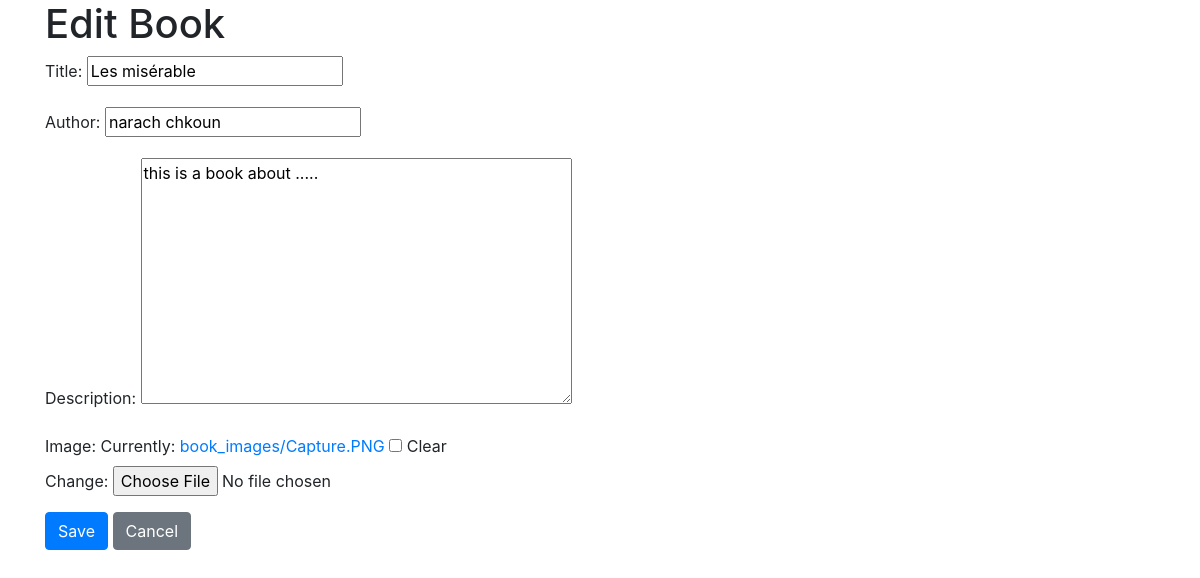
Page /edit/1/ on the committed database.
### books/models.py (models this page shows, shortened)
class Book(models.Model):
    title = models.CharField(max_length=200)
    author = models.CharField(max_length=100)
    description = models.TextField()
    image = models.ImageField(upload_to='book_images/', blank=True, null=True)

### books/views.py (the view)
# urls.py: path('edit/<int:pk>/', views.edit_book, name='edit-book'),
def edit_book(request, pk):
    book = get_object_or_404(Book, pk=pk)
    if request.method == 'POST':
        form = BookForm(request.POST, request.FILES, instance=book)
        if form.is_valid():
            form.save()
            return redirect('book-list')
    else:
        form = BookForm(instance=book)
    return render(request, 'books/book_form.html', {'form': form})

### books/forms.py
class BookForm(forms.ModelForm):
    class Meta:
        model = Book
        fields = ['title', 'author', 'description', 'image']

### books/templates/books/book_form.html (shortened to what this page needs)
<!DOCTYPE html>
<html lang="en">
<head>
    <link rel="stylesheet" href="https://stackpath.bootstrapcdn.com/bootstrap/4.3.1/css/bootstrap.min.css">
</head>
<body>
    <div class="container">
        <h1>{% block heading %}{% if form.instance.pk %}Edit{% else %}Add{% endif %} Book{% endblock %}</h1>
        <form method="post" enctype="multipart/form-data">
            {{ form.as_p }}
            <button type="submit" class="btn btn-primary">Save</button>
            <a href="{% url 'book-list' %}" class="btn btn-secondary">Cancel</a>
        </form>
    </div>
</body>
</html>

### rows in the picture
Book: title "Les misérable", author "narach chkoun", description "this is a book about ....."
